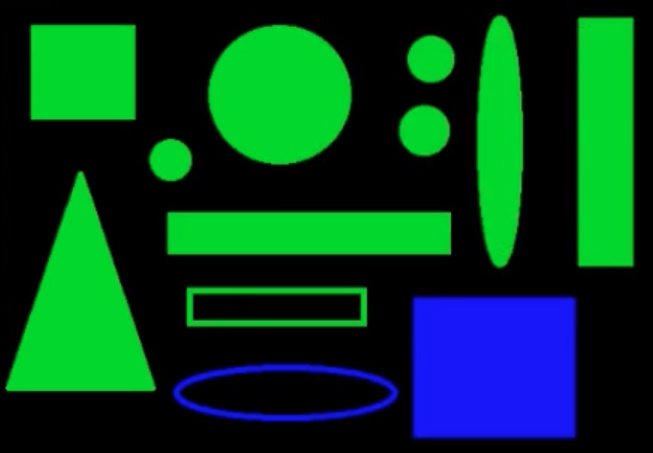
#> input picture Test/Pictures/circle rectangle.jpg, 653 x 453 px
$ python 031_Measure.py   (older library calls are emulated)
#> lines starting #> are read from the running program, lines starting #| are printed output that depends on the picture; after the words box and inside, x2 and y2 are one past the last pixel; in counts of white or black regions, pixels touching at a corner belong together
#> further down, image is the input picture: shape (453, 653, 3); mean B, G, R 35.1, 64.2, 3.7
import cv2
import numpy as np


def Measure_Object(Image):
    gray = cv2.cvtColor(Image, cv2.COLOR_BGR2GRAY)
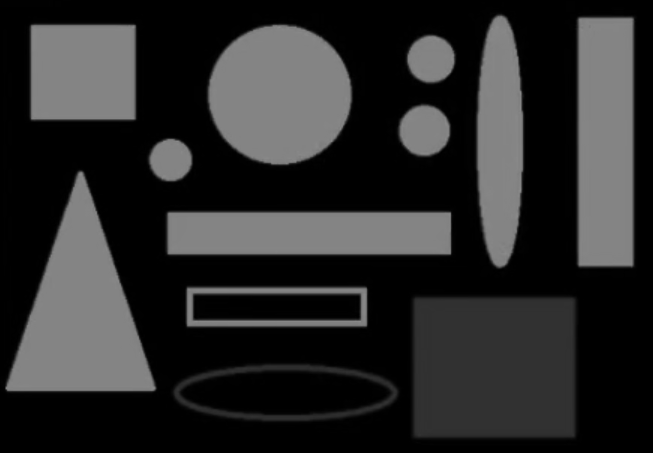
#> gray: shape (453, 653); min 0, max 141, mean 42.8
    ret, binary = cv2.threshold(gray, 0, 255, cv2.THRESH_BINARY | cv2.THRESH_OTSU)
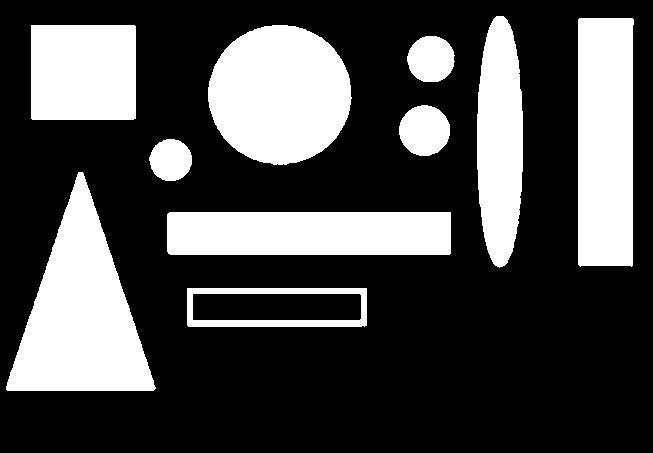
#> binary: shape (453, 653); 29% white; 10 white regions
#> ret = 68
    cv2.imshow('Binary Image', binary)
    contours, hireachy = cv2.findContours(binary, cv2.RETR_EXTERNAL, cv2.CHAIN_APPROX_SIMPLE)
#> contours = 10 contours; largest, box (x1, y1, x2, y2) and area: (6, 172, 156, 391) 16961, (208, 25, 352, 165) 15480, (578, 18, 634, 267) 13345, (167, 212, 451, 255) 11880, (31, 25, 136, 120) 9774; hireachy = [[1, -1, -1, -1], [2, 0, -1, -1], [3, 1, -1, -1], [4, 2, -1, -1], [5, 3, -1, -1], [6, 4, -1, -1], [7, 5, -1, -1], [8, 6, -1, -1], [9, 7, -1, -1], [-1, 8, -1, -1]]
    dst = cv2.cvtColor(binary, cv2.COLOR_GRAY2BGR)
#> dst: shape (453, 653, 3); 29% white; 10 white regions, largest, box (x1, y1, x2, y2) and area: (6, 172, 156, 391) 17255, (208, 25, 352, 165) 15680, (578, 18, 634, 267) 13646
    for i, contour in enumerate(contours):
        x, y, w, h = cv2.boundingRect(contour)
        mm = cv2.moments(contour)
        if mm['m00'] > 0:
            cx = mm['m10'] / mm['m00']
            cy = mm['m01'] / mm['m00']
            cv2.circle(Image, (np.int(cx), np.int(cy)), 2, (0, 255, 200), -1)
            cv2.rectangle(Image, (x, y), (x + w, y + h), (0, 0, 255), 2)
            approxPoly = cv2.approxPolyDP(contour, 4, True)
            if approxPoly.shape[0] > 6:
                cv2.drawContours(dst, contours, i, (0, 0, 255), 2)
            if approxPoly.shape[0] == 4:
                cv2.drawContours(dst, contours, i, (0, 255, 0), 2)
#> this loop made 10 passes
#> (x, y, w, h, cx, cy, approxPoly) on passes 1, 2, 3, 8, 9: (187, 288, 180, 39, 276.5, 307, [[187, 288], [188, 326], [366, 325], [366, 288]]), (167, 212, 284, 43, 308.6, 233, [[167, 214], [170, 254], [450, 253], [450, 212]]), (6, 172, 150, 219, 80.27, 315.3, [[78, 172], [6, 389], [153, 390], [83, 173]]), (31, 25, 105, 95, 82.99, 71.99, [[31, 25], [32, 119], [135, 118], [134, 25]]), (578, 18, 56, 249, 605, 141.5, [[579, 18], [578, 264], [631, 266], [633, 19]])
#> (x, y, w, h, cx, cy) on passes 4, 5, 6, 7, 10: (149, 139, 43, 42, 170.3, 159.6), (399, 105, 51, 51, 424.1, 130.1), (407, 36, 48, 46, 430.6, 58.71), (208, 25, 144, 140, 279.4, 94.15), (477, 16, 46, 252, 499.6, 141.1)
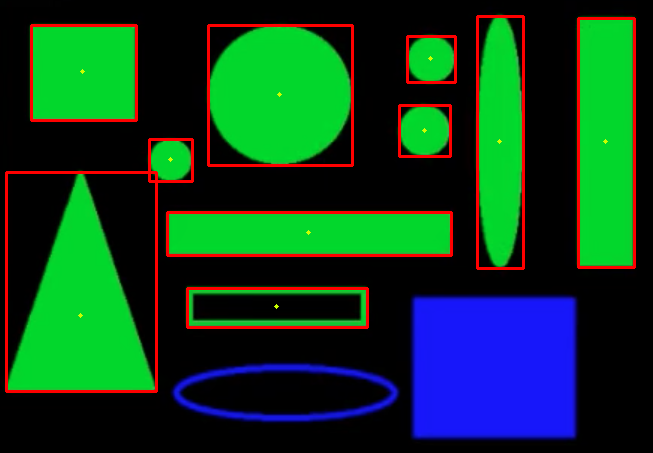
#> Image: shape (453, 653, 3); 4.66% of pixels changed, all inside (x1, y1, x2, y2) = (5, 15, 636, 393)
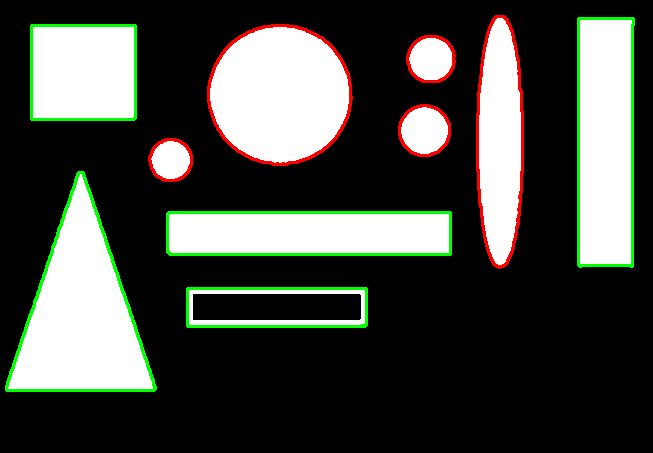
#> dst: shape (453, 653, 3); mean B, G, R 66.8, 73.9, 70.9

    cv2.imshow('Measure Object', Image)
    cv2.imshow('Distinguish Circle and rectangle', dst)


image = cv2.imread('Pictures/circle rectangle.jpg')
Measure_Object(image)

cv2.waitKey()
cv2.destroyAllWindows()
